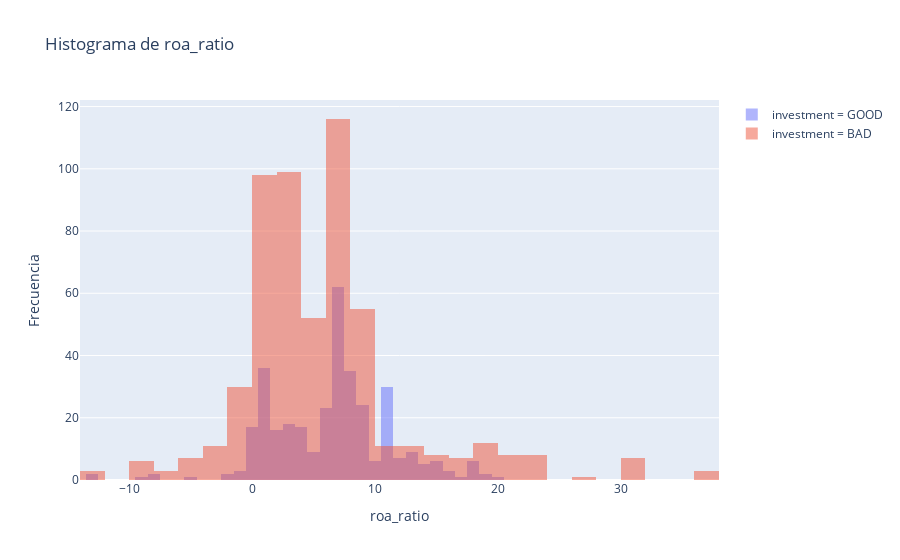

Source (notebook cell):
### Code cell
# Filtrar datos para deslizamientos igual a 1 y 0
df_desl_1 = data_1[data_1['investment'] == 'GOOD']
df_desl_0 = data_1[data_1['investment'] == 'BAD']

# Crear histograma para deslizamientos igual a 1
histogram_1 = go.Histogram(x=df_desl_1["roa_ratio"], opacity=0.5, name='investment = GOOD')

# Crear histograma para deslizamientos igual a 0
histogram_0 = go.Histogram(x=df_desl_0["roa_ratio"], opacity=0.5, name='investment = BAD')

# Configurar el diseño del gráfico
layout = go.Layout(title='Histograma de roa_ratio',
                   xaxis=dict(title='roa_ratio'),
                   yaxis=dict(title='Frecuencia'),
                   barmode='overlay')

# Crear la figura y agregar los histogramas
fig = go.Figure(data=[histogram_1, histogram_0], layout=layout)

# Mostrar el gráfico
fig.show()

### Figure 1 — Plotly figure (JSON) as saved in the notebook; plotly's stock layout.template omitted (floating-point values rounded to 4 significant figures; data arrays with more than 128 entries replaced by an {"elided": "..."} marker saying what was removed)
{"data": [{"name": "investment = GOOD", "opacity": 0.5, "type": "histogram", "x": {"elided": "344 float values"}}, {"name": "investment = BAD", "opacity": 0.5, "type": "histogram", "x": {"elided": "556 float values"}}], "layout": {"barmode": "overlay", "title": {"text": "Histograma de roa_ratio"}, "xaxis": {"title": {"text": "roa_ratio"}}, "yaxis": {"title": {"text": "Frecuencia"}}}}
